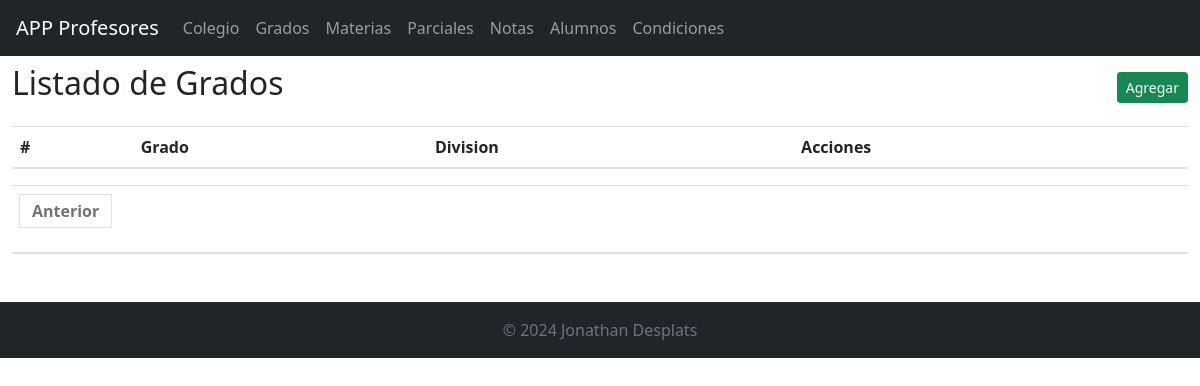
Before: /grados/ver with the older database file.
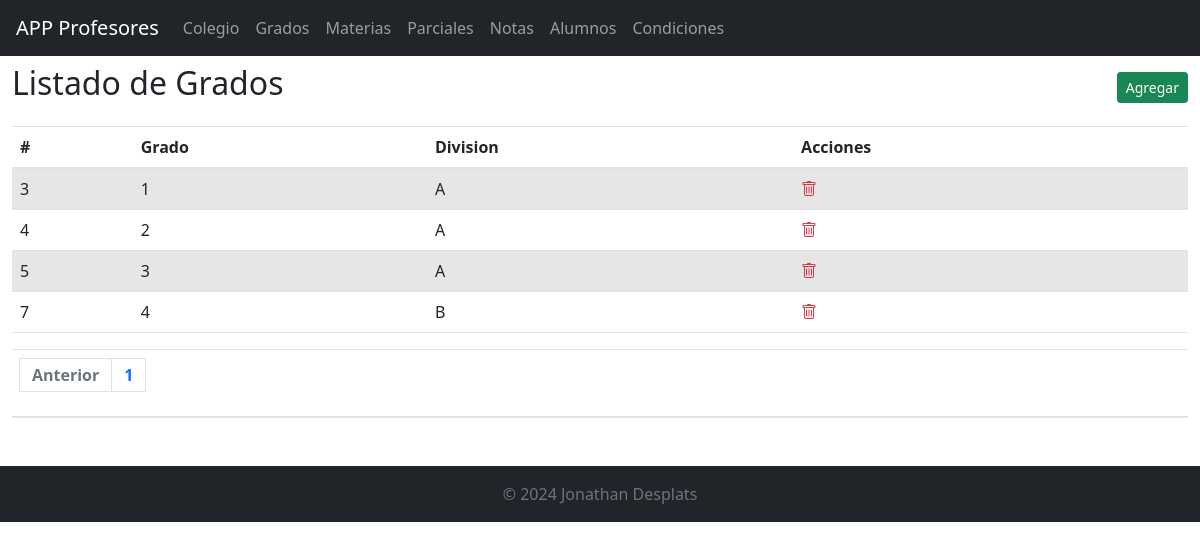
After: the same page with the newer database file.
### tables this page shows
CREATE TABLE grados (
  id INTEGER PRIMARY KEY AUTOINCREMENT,
  nombre VARCHAR(255) NOT NULL
, division TEXT);

### routers/grados.py (the view)
@router.get("/grados/ver")
def verGrados(req:Request, page: int = 1):
    verDb = FuncionesDB()
    grados = verDb.mostrarTablaPaginada("grados", page, 15)
    total_grados = verDb.contarFilas("grados")
    total_paginas = math.ceil(total_grados / 15)
    return template.TemplateResponse("grados_ver.html", { "request" : req, "grados": grados, "page": page, "total_paginas": total_paginas })

### templates/grados_ver.html (shortened to what this page needs)
{% include 'header.html' %}
{% include 'menu.html' %}
<div class="container-fluid mt-2">
  <div class="d-flex justify-content-between align-items-center mb-3">
    <h2>Listado de Grados</h2>
    <a href="/grados/nuevo/" class="btn btn-success btn-sm">Agregar</a>
  </div>
  <div class="table-responsive">
      <table class="table table-striped w-100">
          <thead>
              <tr>
                  <th>#</th>
                  <th>Grado</th>
                  <th>Division</th>
                  <th>Acciones</th>
              </tr>
          </thead>
          <tbody>
            {% for grado in grados %}
            <tr>
                <td>{{ grado[0] }}</td>
                <td>{{ grado[1] }}</td>
                <td>{{ grado[2] }}</td>
                <td><a href="#" onclick="confirmarBorrado('{{ grado[0] }}')"><i class="bi bi-trash text-danger"></i></td>
            </tr>
            {% endfor %}
          </tbody>
      </table>
      <table class="table table-striped m-0">
        <thead><tr><th class="text-white m-0">
          <nav aria-label="Page navigation example m-0">
              <ul class="pagination">
                  <li class="page-item">
                      {% if page > 1 %}
                          <a class="page-link" href="/grados/ver?page={{ page - 1 }}">Anterior</a>
                          {% else %}
                          <li class="page-item disabled">
                              <a class="page-link">Anterior</a>
                          </li>
                      {% endif %}
                  </li>
                  {% for i in range(total_paginas) %}
                      <li class="page-item"><a class="page-link" href="/grados/ver?page={{ i + 1 }}">{{ i + 1 }}</a></li>
                  {% endfor %}
              </ul>
          </nav>
        </tr></thead>
      </table>
  </div>
</div>
{% include 'footer.html' %}

Changed rows visible on the page:
added grados: id "3", nombre "1", division "A"
added grados: id "4", nombre "2", division "A"
added grados: id "5", nombre "3", division "A"
added grados: id "7", nombre "4", division "B"
Other visible differences:
new list line: "1"
